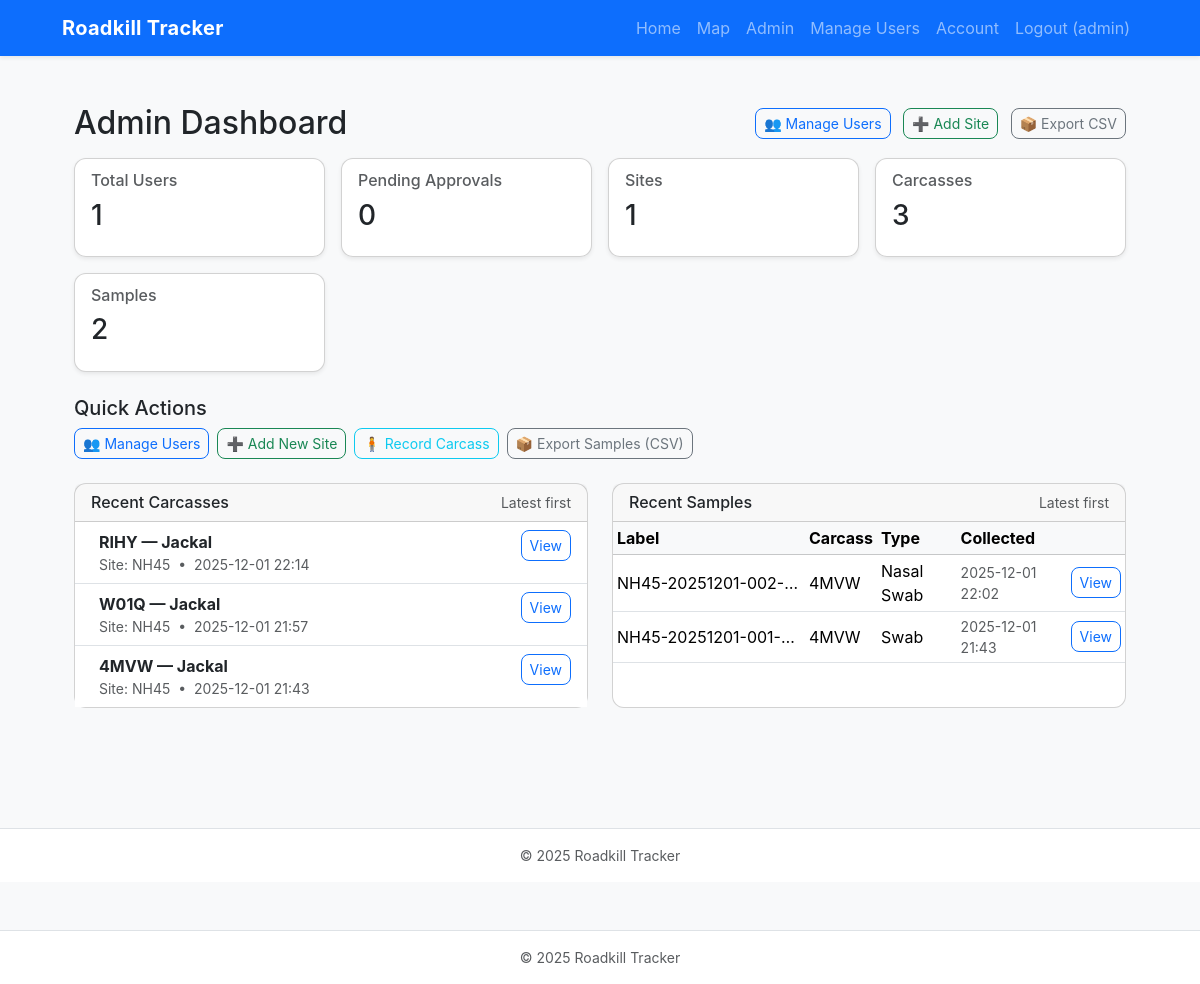
The page /admin (signed in) on the database its author committed.
### app.py (models this page shows)
class User(db.Model, UserMixin):
    id = db.Column(db.Integer, primary_key=True)
    username = db.Column(db.String(80), unique=True, nullable=False)
    pw_hash = db.Column(db.String(200), nullable=False)
    full_name = db.Column(db.String(120))
    email = db.Column(db.String(120))
    role = db.Column(db.String(50), default='collector')
    is_approved = db.Column(db.Boolean, default=False)

class Carcass(db.Model):
    id = db.Column(db.Integer, primary_key=True)
    code = db.Column(db.String(4), unique=True, nullable=False)
    site_id = db.Column(db.Integer, db.ForeignKey('site.id'))
    reporter_id = db.Column(db.Integer, db.ForeignKey('user.id'))
    species = db.Column(db.String(140))
    datetime_found = db.Column(db.DateTime, default=ist_now)
    latitude = db.Column(db.Float)
    longitude = db.Column(db.Float)
    notes = db.Column(db.Text)
    site = db.relationship('Site')
    reporter = db.relationship('User')
    samples = db.relationship('Sample', backref='carcass', lazy=True)

class Site(db.Model):
    id = db.Column(db.Integer, primary_key=True)
    name = db.Column(db.String(140), nullable=False)
    code = db.Column(db.String(20), nullable=False, unique=True)
    description = db.Column(db.Text)

class Sample(db.Model):
    id = db.Column(db.Integer, primary_key=True)
    carcass_id = db.Column(db.Integer, db.ForeignKey('carcass.id'))
    uuid = db.Column(db.String(36), nullable=False, unique=True)
    label = db.Column(db.String(120), nullable=False, unique=True)
    sample_type = db.Column(db.String(60))
    collected_by = db.Column(db.String(120))
    collected_at = db.Column(db.DateTime, default=ist_now)
    storage = db.Column(db.String(120))
    notes = db.Column(db.Text)
    qr_path = db.Column(db.String(300))

### app.py (the view)
    @app.route('/admin')
    @login_required
    def admin_dashboard():
        if not is_admin():
            flash("Admin access required.")
            return redirect(url_for('index'))
        return render_template(
            'admin_dashboard.html',
            total_users=User.query.count(),
            pending_users=User.query.filter_by(is_approved=False).count(),
            total_sites=Site.query.count(),
            total_carcasses=Carcass.query.count(),
            total_samples=Sample.query.count(),
            recent_carcasses=Carcass.query.order_by(Carcass.datetime_found.desc()).limit(5).all(),
            recent_samples=Sample.query.order_by(Sample.collected_at.desc()).limit(5).all()
        )

### app.py (called while the page is built)
@login_manager.user_loader
def load_user(user_id):
    try:
        return User.query.get(int(user_id))
    except Exception:
        return None

def is_admin():
    return current_user.is_authenticated and getattr(current_user, 'role', None) == "admin"

### templates/admin_dashboard.html (shortened to what this page needs)
{% extends "base.html" %}
{% block content %}
<div class="container my-4">
  <div class="d-flex align-items-center justify-content-between mb-3">
    <h2 class="mb-0">Admin Dashboard</h2>
    <div class="text-end">
      <a class="btn btn-sm btn-outline-primary me-2" href="{{ url_for('manage_users') }}">👥 Manage Users</a>
      <a class="btn btn-sm btn-outline-success me-2" href="{{ url_for('new_site') }}">➕ Add Site</a>
      <a class="btn btn-sm btn-outline-secondary" href="{{ url_for('export_samples') }}">📦 Export CSV</a>
    </div>
  </div>
  <div class="row g-3 mb-4">
    <div class="col-6 col-md-3">
      <div class="card shadow-sm h-100">
        <div class="card-body">
          <h6 class="card-subtitle mb-2 text-muted">Total Users</h6>
          <h3 class="card-title">{{ total_users }}</h3>
        </div>
      </div>
    </div>
    <div class="col-6 col-md-3">
      <div class="card shadow-sm h-100">
        <div class="card-body">
          <h6 class="card-subtitle mb-2 text-muted">Pending Approvals</h6>
          <h3 class="card-title">{{ pending_users }}</h3>
        </div>
      </div>
    </div>
    <div class="col-6 col-md-3">
      <div class="card shadow-sm h-100">
        <div class="card-body">
          <h6 class="card-subtitle mb-2 text-muted">Sites</h6>
          <h3 class="card-title">{{ total_sites }}</h3>
        </div>
      </div>
    </div>
    <div class="col-6 col-md-3">
      <div class="card shadow-sm h-100">
        <div class="card-body">
          <h6 class="card-subtitle mb-2 text-muted">Carcasses</h6>
          <h3 class="card-title">{{ total_carcasses }}</h3>
        </div>
      </div>
    </div>
    <div class="col-12 col-md-3">
      <div class="card shadow-sm h-100">
        <div class="card-body">
          <h6 class="card-subtitle mb-2 text-muted">Samples</h6>
          <h3 class="card-title">{{ total_samples }}</h3>
        </div>
      </div>
    </div>
  </div>
  <div class="mb-4">
    <h5 class="mb-2">Quick Actions</h5>
    <div class="d-flex flex-wrap gap-2">
      <a class="btn btn-outline-primary btn-sm" href="{{ url_for('manage_users') }}">👥 Manage Users</a>
      <a class="btn btn-outline-success btn-sm" href="{{ url_for('new_site') }}">➕ Add New Site</a>
      <a class="btn btn-outline-info btn-sm" href="{{ url_for('new_carcass') }}">🧍 Record Carcass</a>
      <a class="btn btn-outline-secondary btn-sm" href="{{ url_for('export_samples') }}">📦 Export Samples (CSV)</a>
    </div>
  </div>
  <div class="row">
    <div class="col-12 col-lg-6 mb-4">
      <div class="card h-100">
        <div class="card-header d-flex justify-content-between align-items-center">
          <h6 class="mb-0">Recent Carcasses</h6>
          <small class="text-muted">Latest first</small>
        </div>
        <div class="card-body p-0">
          {% if recent_carcasses %}
            <div class="list-group list-group-flush">
              {% for c in recent_carcasses %}
                <div class="list-group-item d-flex justify-content-between align-items-start">
                  <div class="ms-2 me-auto">
                    <div class="fw-bold">{{ c.code or '—' }} — {{ c.species or 'Unknown' }}</div>
                    <div class="small text-muted">
                      Site: {{ c.site.code if c.site else '—' }}
                      &nbsp;•&nbsp;
                      {{ c.datetime_found.strftime('%Y-%m-%d %H:%M') if c.datetime_found else '—' }}
                    </div>
                  </div>
                  <div class="text-end">
                    <a class="btn btn-sm btn-outline-primary" href="{{ url_for('view_carcass', carcass_id=c.id) }}" aria-label="View carcass {{ c.code }}">View</a>
                  </div>
                </div>
              {% endfor %}
            </div>
          {% else %}
            <div class="p-3">
              <p class="mb-0 text-muted">No carcasses found.</p>
            </div>
          {% endif %}
        </div>
      </div>
    </div>
    <div class="col-12 col-lg-6 mb-4">
      <div class="card h-100">
        <div class="card-header d-flex justify-content-between align-items-center">
          <h6 class="mb-0">Recent Samples</h6>
          <small class="text-muted">Latest first</small>
        </div>
        <div class="card-body p-0">
          {% if recent_samples %}
            <div class="table-responsive">
              <table class="table table-sm mb-0">
                <thead class="table-light">
                  <tr>
                    <th>Label</th>
                    <th>Carcass</th>
                    <th>Type</th>
                    <th>Collected</th>
                    <th></th>
                  </tr>
                </thead>
                <tbody>
                  {% for s in recent_samples %}
                    <tr>
                      <td class="align-middle text-truncate" style="max-width:12rem;">{{ s.label }}</td>
                      <td class="align-middle">{{ s.carcass.code if s.carcass else '—' }}</td>
                      <td class="align-middle">{{ s.sample_type or '—' }}</td>
                      <td class="align-middle small text-muted">{{ s.collected_at.strftime('%Y-%m-%d %H:%M') if s.collected_at else '—' }}</td>
                      <td class="align-middle text-end">
                        <a class="btn btn-sm btn-outline-primary" href="{{ url_for('view_sample', sample_id=s.id) }}" aria-label="View sample {{ s.label }}">View</a>
                      </td>
                    </tr>
                  {% endfor %}
                </tbody>
              </table>
            </div>
          {% else %}
            <div class="p-3">
              <p class="mb-0 text-muted">No samples found.</p>
            </div>
          {% endif %}
        </div>
      </div>
    </div>
  </div>
</div>
{% endblock %}

### templates/base.html (shortened to what this page needs)
<!doctype html>
<html lang="en">
<head>
  <link href="https://cdn.jsdelivr.net/npm/bootstrap@5.3.3/dist/css/bootstrap.min.css" rel="stylesheet">
  <link href="https://cdnjs.cloudflare.com/ajax/libs/font-awesome/6.5.0/css/all.min.css" rel="stylesheet">
  <link rel="stylesheet" href="{{ url_for('static', filename='app.css') }}">
</head>
<body class="bg-light">
<nav class="navbar navbar-expand-lg navbar-dark bg-primary shadow-sm">
  <div class="container-lg">
    <a class="navbar-brand fw-bold" href="{{ url_for('index') }}">Roadkill Tracker</a>
    <div class="collapse navbar-collapse" id="navMenu">
      <ul class="navbar-nav ms-auto mb-2 mb-lg-0">
        <li class="nav-item"><a class="nav-link" href="{{ url_for('index') }}">Home</a></li>
        <li class="nav-item"><a class="nav-link" href="{{ url_for('map_view') }}">Map</a></li>
        {% if current_user.is_authenticated %}
          {% if current_user.role == 'admin' %}
            <li class="nav-item"><a class="nav-link" href="{{ url_for('admin_dashboard') }}">Admin</a></li>
            <li class="nav-item"><a class="nav-link" href="{{ url_for('manage_users') }}">Manage Users</a></li>
          {% endif %}
          <li class="nav-item"><a class="nav-link" href="{{ url_for('change_password') }}">Account</a></li>
          <li class="nav-item"><a class="nav-link" href="{{ url_for('logout') }}">Logout ({{ current_user.username }})</a></li>
        {% else %}
          <li class="nav-item"><a class="nav-link" href="{{ url_for('login') }}">Login</a></li>
        {% endif %}
      </ul>
    </div>
  </div>
</nav>
<div class="container-lg py-4">
  {% block content %}{% endblock %}
</div>
<footer class="bg-white border-top py-3 mt-5">
  <div class="container-lg text-center small text-muted">
    © {{ datetime.utcnow().year }} Roadkill Tracker
  </div>
</footer>
</body>
</html>
<footer class="bg-white border-top py-3 mt-5">
  <div class="container-lg text-center small text-muted">
    © {{ datetime.utcnow().year }} Roadkill Tracker
  </div>
</footer>
</body>
</html>

### static/app.css (style rules this page uses)
:root { --brand:#0d6efd; }
body { font-family: Inter, system-ui, -apple-system, 'Segoe UI', Roboto, 'Helvetica Neue', Arial; }
.navbar-brand { letter-spacing:0.3px }
.card { border-radius:12px }
.btn { border-radius:8px }
.table thead th { background:#f8f9fa }
.container-lg { max-width:1100px }

### templates/admin_dashboard.html (style rules this page uses)
.text-truncate { overflow: hidden; text-overflow: ellipsis; white-space: nowrap; }

### rows shown on the page
User: username "admin"
Carcass: code "RIHY", species "Jackal", site "NH45", datetime_found "2025-12-01 22:14"
Carcass: code "W01Q", species "Jackal", site "NH45", datetime_found "2025-12-01 21:57"
Carcass: code "4MVW", species "Jackal", site "NH45", datetime_found "2025-12-01 21:43"
Sample: label "NH45-20251201-002-…", carcass "4MVW", sample_type "Nasal Swab", collected_at "2025-12-01 22:02"
Sample: label "NH45-20251201-001-…", carcass "4MVW", sample_type "Swab", collected_at "2025-12-01 21:43"

### other values the page prints
{{ total_users }} "1"
{{ pending_users }} "0"
{{ total_sites }} "1"
{{ total_carcasses }} "3"
{{ total_samples }} "2"
